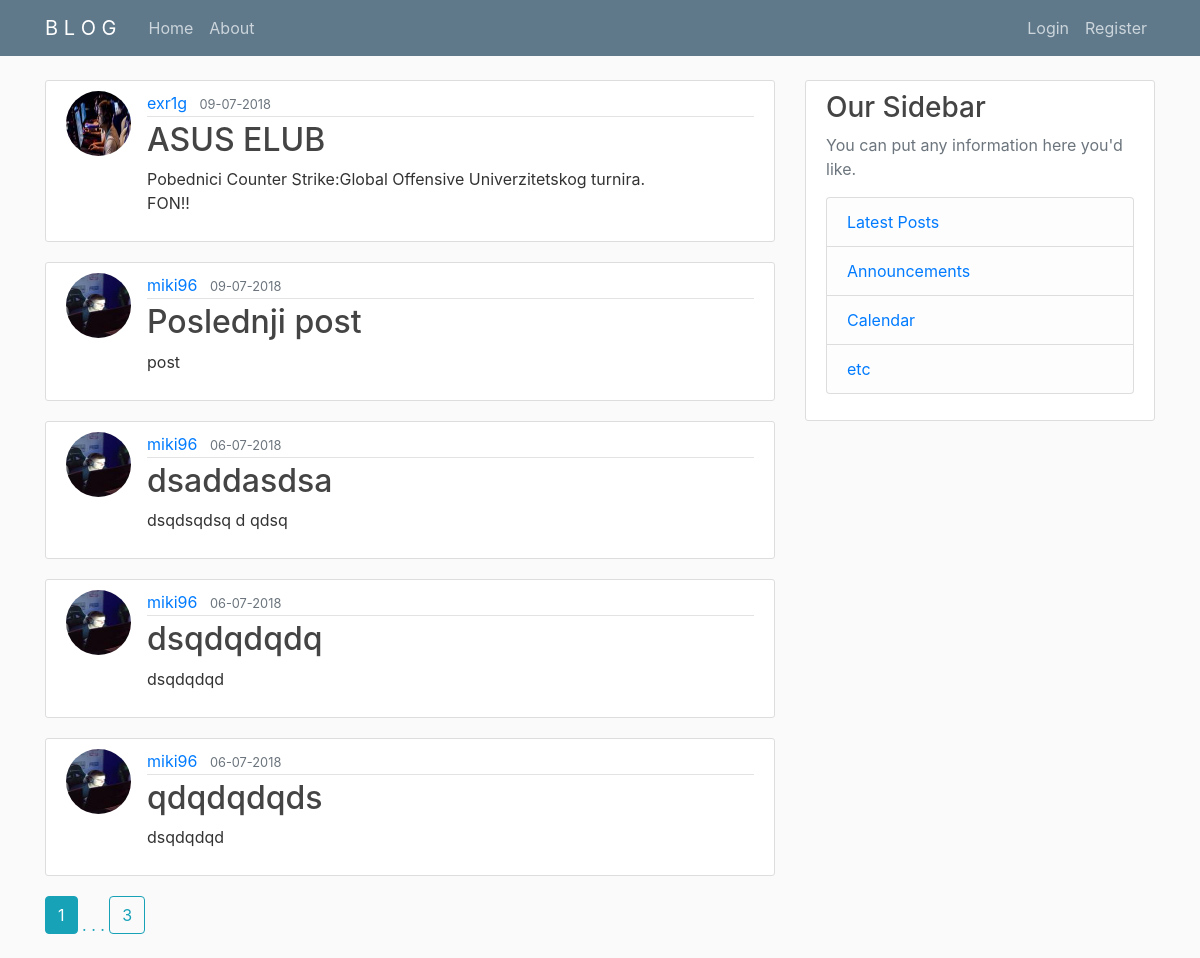
The page /home on the database its author committed.
### flaskblog/models.py (models this page shows, shortened)
class Post(db.Model):
    id = db.Column(db.Integer, primary_key=True)
    title = db.Column(db.String(100), nullable=False)
    date_posted = db.Column(db.DateTime, nullable=False, default=datetime.utcnow)
    content = db.Column(db.Text, nullable=False)
    user_id = db.Column(db.Integer, db.ForeignKey('user.id'),nullable=False)

class User(db.Model, UserMixin):
    id = db.Column(db.Integer, primary_key=True)
    username = db.Column(db.String(20), unique=True, nullable=False)
    email = db.Column(db.String(120), unique=True, nullable=False)
    image_file = db.Column(db.String(20), nullable=False, default='default.jpg')
    password = db.Column(db.String(60),nullable=False)
    posts = db.relationship('Post', backref='author', lazy=True)

### flaskblog/main/routes.py (the view)
@main.route("/")
@main.route("/home")
def home():
    page = request.args.get('page',1,type=int)#type int will raise ValueError if sb enters not int
    posts = Post.query.order_by(Post.date_posted.desc()).paginate(page=page,per_page=5) #proveru u browseru vrsimo unosom npr: localhost:5000/?page=3
    return render_template('home.html',posts=posts,title='Home')

### flaskblog/templates/home.html
{% extends "layout.html" %} {% block content %}
{% for post in posts.items %}
<article class="media content-section">
  <img src="{{ url_for('static',filename='profile_pics/' + post.author.image_file) }}" class="rounded-circle article-img">
  <div class="media-body">
    <div class="article-metadata">
      <a class="mr-2" href="{{url_for('users.user_page',username=post.author.username)}}">{{ post.author.username }}</a>
      <small class="text-muted">{{ post.date_posted.strftime('%d-%m-%Y') }}</small>
    </div>
    <h2>
      <a class="article-title" href="{{ url_for('posts.post',post_id=post.id) }}">{{ post.title }}</a>
    </h2>
    <p class="article-content">{{ post.content }}</p>
  </div>
</article>
{% endfor %}
  {% for page_num in posts.iter_pages(left_edge=1,right_edge=1,left_current=1,right_current=1) %}
    {% if page_num %}
      {% if posts.page == page_num %}
        <a class="btn btn-info mb-4" href="{{url_for('main.home',page=page_num)}}">{{ page_num }}</a>
      {% else %}
        <a class="btn btn-outline-info mb-4" href="{{url_for('main.home',page=page_num)}}">{{ page_num }}</a>
      {% endif %}
    {% else %}
      <span class="text-info">. . .</span>
    {% endif %}
  {% endfor %}
{% endblock content %}

### flaskblog/static/main.css (style rules this page uses)
body { background: #fafafa; color: #333333; margin-top: 5rem; }
h1, h2, h3, h4, h5, h6 { color: #444444; }
.content-section { background: #ffffff; padding: 10px 20px; border: 1px solid #dddddd; border-radius: 3px; margin-bottom: 20px; }
.article-title { color: #444444; }
.article-content { white-space: pre-line; }
.article-img { height: 65px; width: 65px; margin-right: 16px; }
.article-metadata { padding-bottom: 1px; margin-bottom: 4px; border-bottom: 1px solid #e3e3e3 }

### rows shown on the page
Post: image_file (picture), author.username "exr1g", date_posted "09-07-2018", title "ASUS ELUB", content "Pobednici Counter Strike:Global Offensive Univerzitetskog turnira. FON!!"
Post: image_file (picture), author.username "miki96", date_posted "09-07-2018", title "Poslednji post", content "post"
Post: image_file (picture), author.username "miki96", date_posted "06-07-2018", title "dsaddasdsa", content "dsqdsqdsq d qdsq"
Post: image_file (picture), author.username "miki96", date_posted "06-07-2018", title "dsqdqdqdq", content "dsqdqdqd"
Post: image_file (picture), author.username "miki96", date_posted "06-07-2018", title "qdqdqdqds", content "dsqdqdqd"

### other values the page prints
{{ page_num }} "1"
{{ page_num }} "3"
